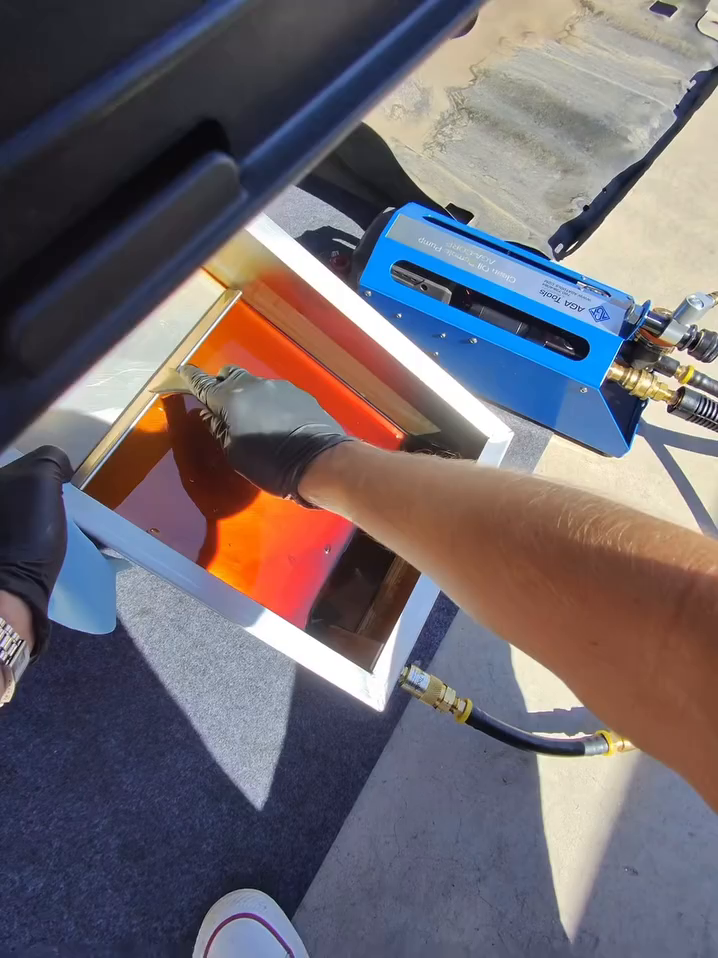
#> input picture input_frames/frame_0001.png, 718 x 958 px, given in place of When opportunity knocks and you re too busy to answer.mp4, which was not available
$ python STACK.py
#> lines starting #> are read from the running program, lines starting #| are printed output that depends on the picture; after the words box and inside, x2 and y2 are one past the last pixel; in counts of white or black regions, pixels touching at a corner belong together; pictures that were not available may be replaced by others from this repository, and a replacement may not be noted
import cv2
import numpy as np
from pathlib import Path


class CUDAWatermarkRemover:
    # [184 lines left out: functions __init__, create_adaptive_mask_cuda, create_adaptive_mask_cpu, inpaint_cuda, remove_watermark, remove_watermark_cuda and 1 more, not called in this run]


# Simplified CPU-only version for compatibility
def remove_watermark_simple(video_path, output_path="output_no_watermark.mp4"):
    """Simple CPU-only version for maximum compatibility"""
#> in remove_watermark_simple, frame is the input picture: shape (958, 718, 3); mean B, G, R 110.7, 103.7, 110.8

    def create_mask(frame):
        gray = cv2.cvtColor(frame, cv2.COLOR_BGR2GRAY)
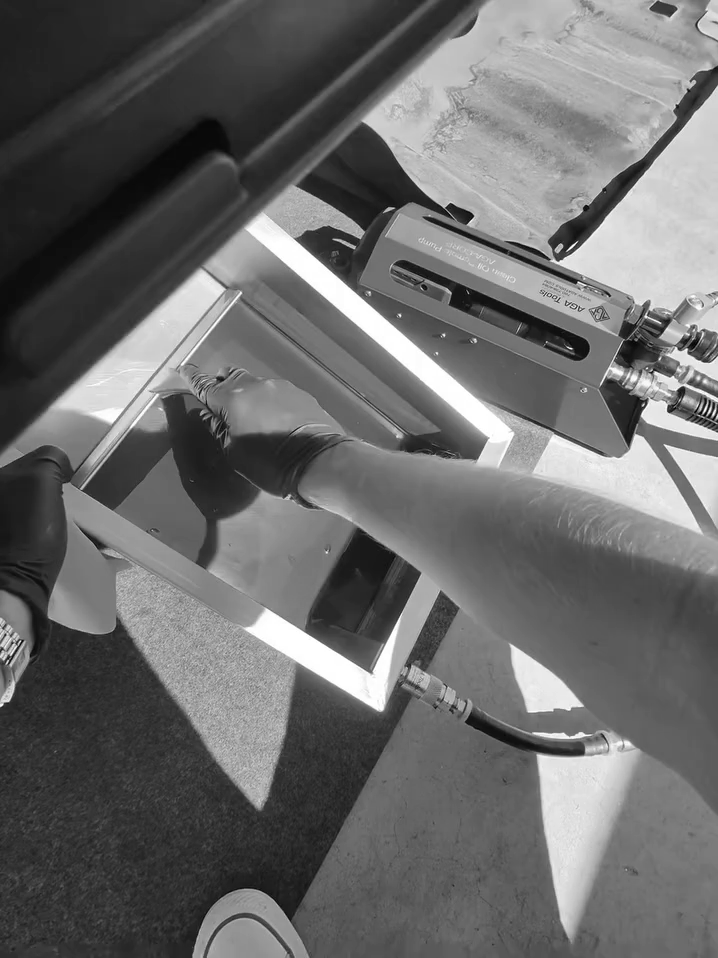
#> gray: shape (958, 718); min 0, max 255, mean 106.6
        _, mask1 = cv2.threshold(gray, 180, 255, cv2.THRESH_BINARY)
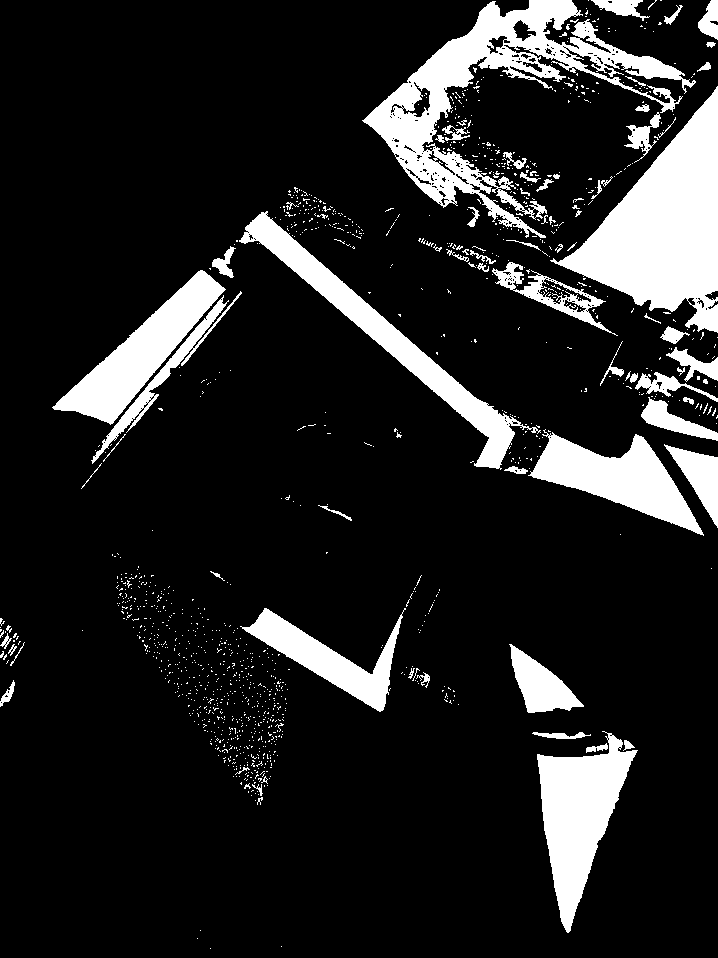
#> mask1: shape (958, 718); 13.9% white; 1263 white regions (1191 under 20 px), largest, box (x1, y1, x2, y2) and area: (550, 86, 718, 333) 18761, (362, 0, 696, 238) 17920, (537, 731, 638, 933) 9488
        edges = cv2.Canny(gray, 50, 150)
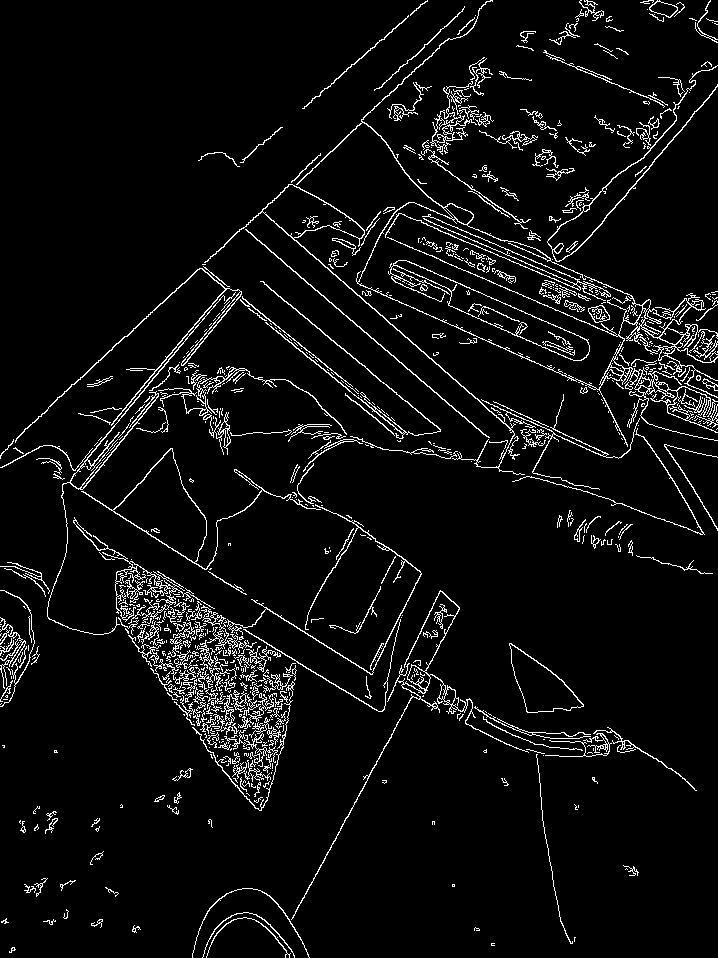
#> edges: shape (958, 718); 5.5% white in thin lines or dots
        mask = cv2.bitwise_or(mask1, edges)
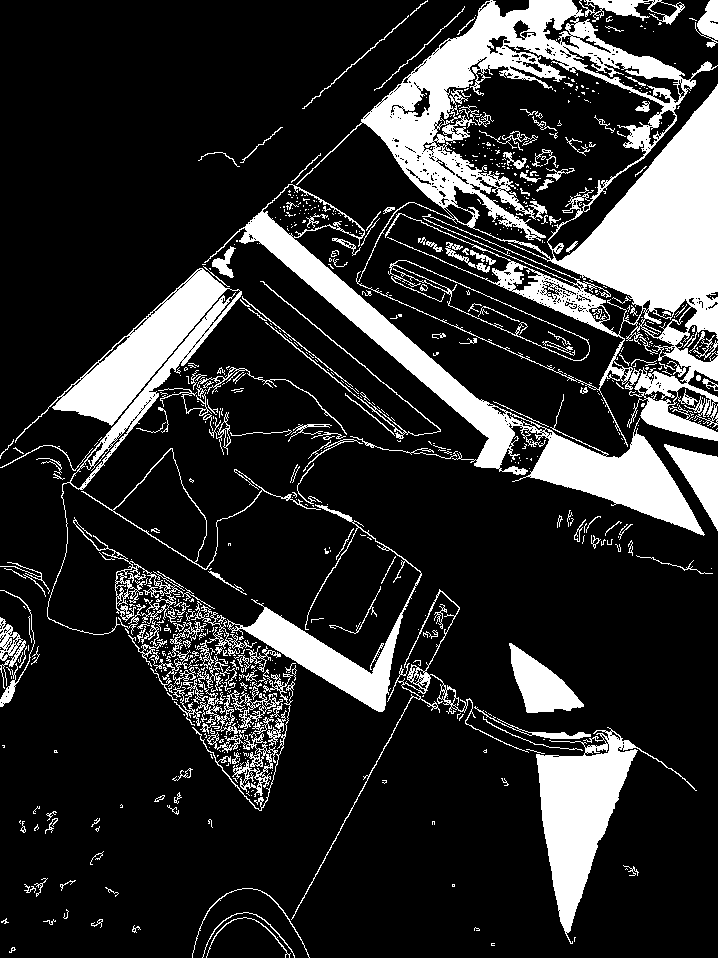
#> mask: shape (958, 718); 18.5% white; 716 white regions (524 under 20 px), largest, box (x1, y1, x2, y2) and area: (296, 0, 718, 447) 50430, (204, 184, 705, 536) 18260, (15, 268, 242, 635) 11864

        kernel = cv2.getStructuringElement(cv2.MORPH_ELLIPSE, (2, 2))
        mask = cv2.morphologyEx(mask, cv2.MORPH_CLOSE, kernel)
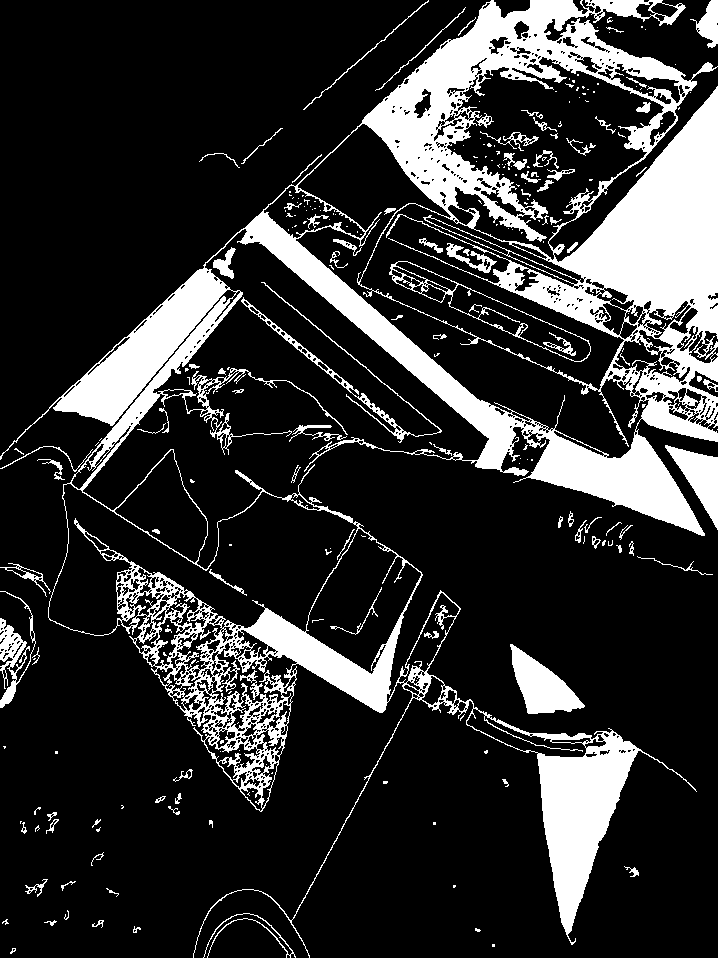
#> mask: shape (958, 718); 19.5% white; 256 white regions (160 under 20 px), largest, box (x1, y1, x2, y2) and area: (0, 0, 718, 958) 117576, (510, 644, 585, 714) 2582, (665, 445, 718, 530) 1891
        return mask

    cap = cv2.VideoCapture(str(video_path))
    fps = int(cap.get(cv2.CAP_PROP_FPS))
    width = int(cap.get(cv2.CAP_PROP_FRAME_WIDTH))
    height = int(cap.get(cv2.CAP_PROP_FRAME_HEIGHT))
    total_frames = int(cap.get(cv2.CAP_PROP_FRAME_COUNT))

    fourcc = cv2.VideoWriter.fourcc(*'mp4v')
    out = cv2.VideoWriter(str(output_path), fourcc, fps, (width, height))

    print(f"Processing {total_frames} frames with CPU...")
    frame_count = 0

    while True:
        ret, frame = cap.read()
        if not ret:
            break

        mask = create_mask(frame)
        result = cv2.inpaint(frame, mask, 3, cv2.INPAINT_TELEA)
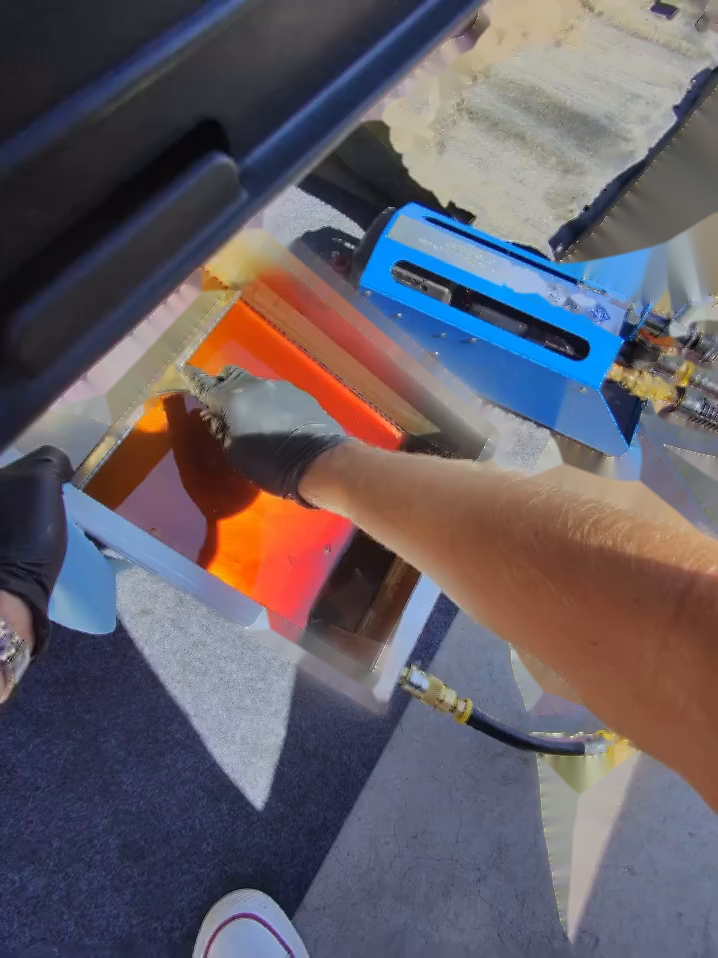
#> result: shape (958, 718, 3); mean B, G, R 102.8, 94.1, 101
        out.write(result)

        frame_count += 1
        if frame_count % 30 == 0:
            print(f"Processed {frame_count}/{total_frames} frames")

    cap.release()
    out.release()
    print(f"[✓] Watermark removed! Output saved to: {output_path}")


# Usage examples:
if __name__ == "__main__":
    # Check CUDA availability
    cuda_available = cv2.cuda.getCudaEnabledDeviceCount() > 0
    print(f"OpenCV CUDA support: {cuda_available}")

    video_file = "When opportunity knocks and you re too busy to answer.mp4"

    if cuda_available:
        # Use CUDA version
        remove_watermark_cuda(video_file)
    else:
        # Use simple CPU version
        remove_watermark_simple(video_file)

    # Batch processing (uncomment to use)
    # batch_process_cuda("input_videos/", "output_videos/")

$ run again, on input_frames/frame_0004.png
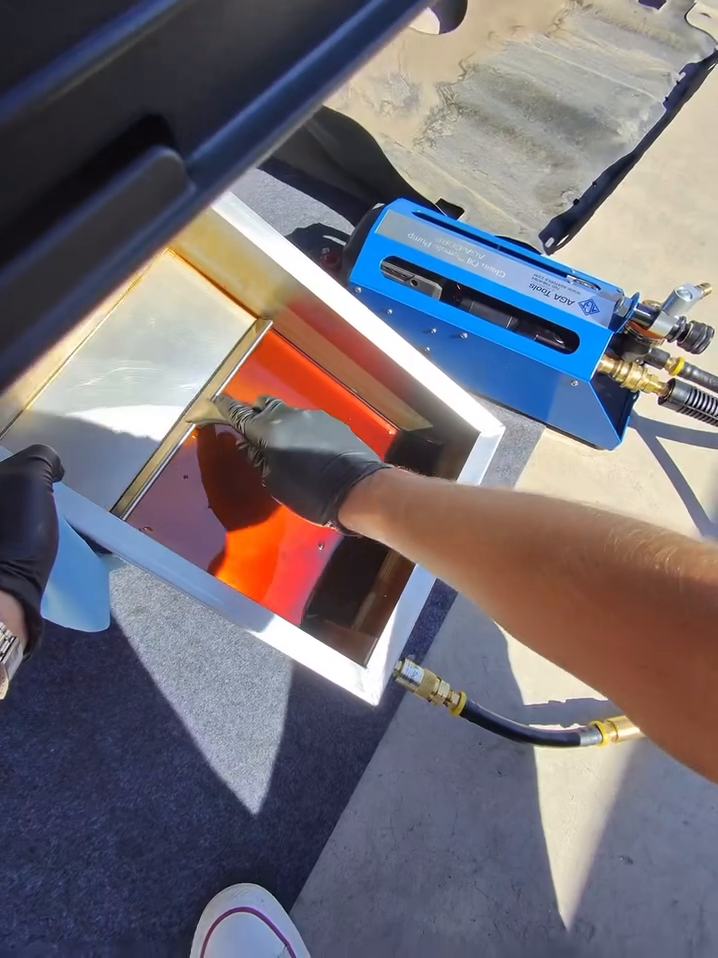
#> input picture input_frames/frame_0004.png, 718 x 958 px, given in place of When opportunity knocks and you re too busy to answer.mp4, which was not available
#> in remove_watermark_simple, frame is the input picture: shape (958, 718, 3); mean B, G, R 118.2, 110, 115.2
#> in create_mask, `_, mask1 = cv2.threshold(gray, 180, 255, cv2.THRESH_BINARY)`:
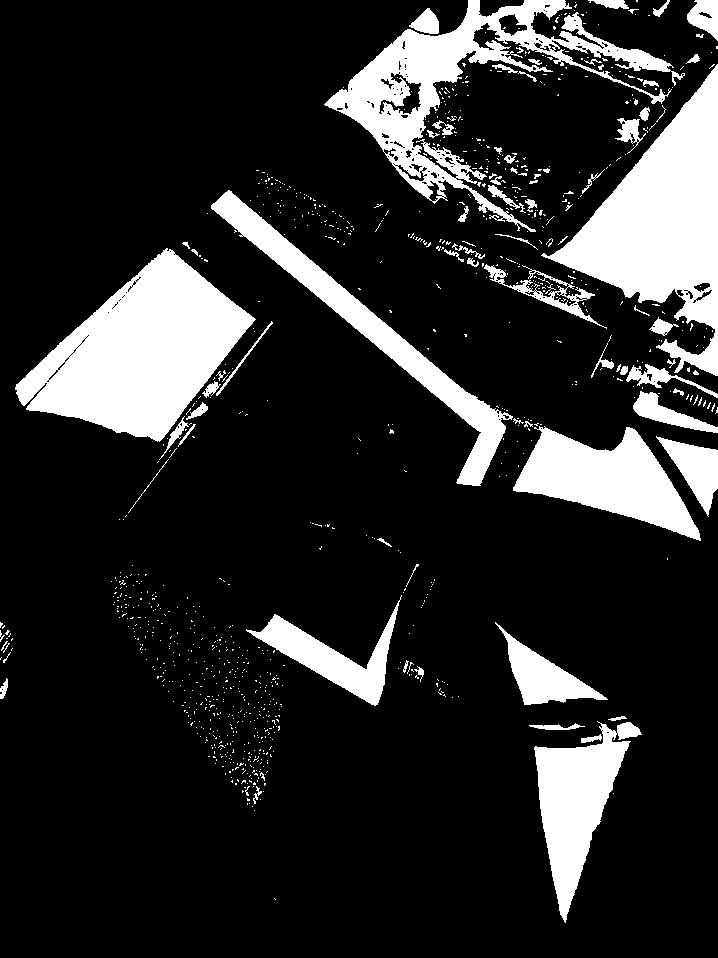
#> mask1: shape (958, 718); 16.8% white; 1022 white regions (946 under 20 px), largest, box (x1, y1, x2, y2) and area: (15, 248, 256, 442) 24289, (541, 64, 718, 376) 22411, (324, 0, 685, 232) 17443
#> edges: shape (958, 718); 5.4% white in thin lines or dots
#> in remove_watermark_simple, `result = cv2.inpaint(frame, mask, 3, cv2.INPAINT_TELEA)`:
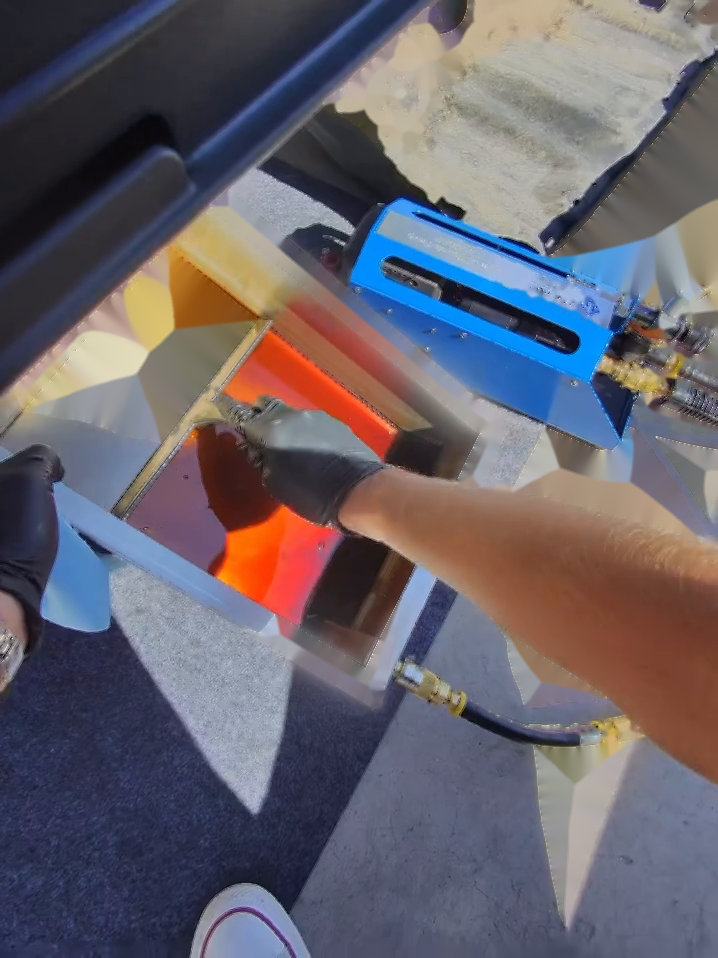
#> result: shape (958, 718, 3); mean B, G, R 107.6, 98.3, 103.6
